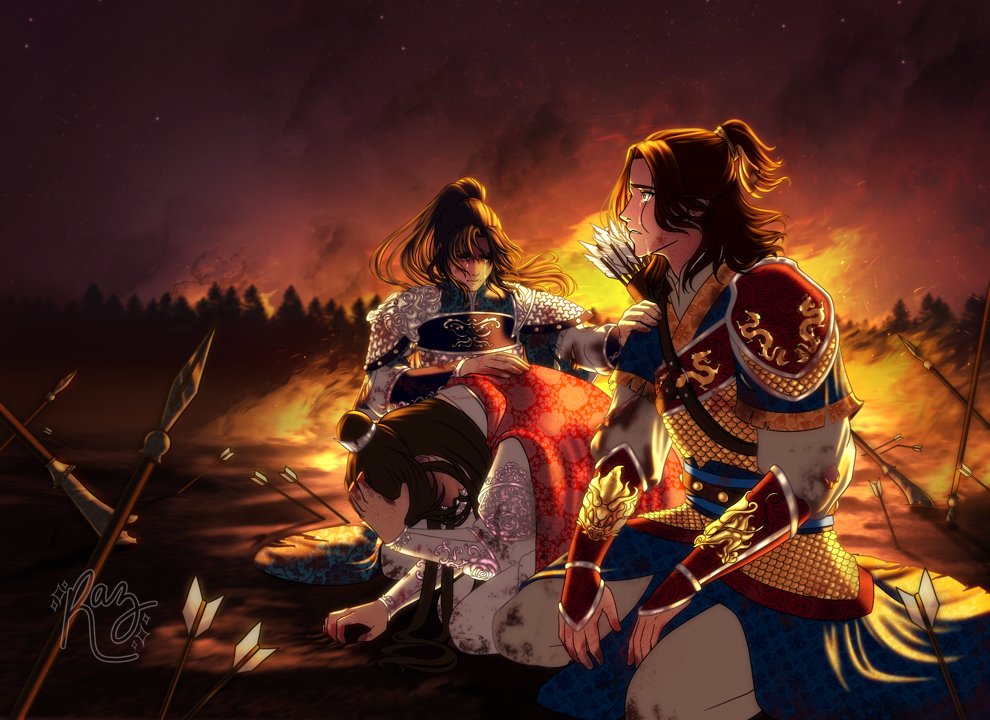
#> input picture CMYK_Images/XianleWar_RGB_CMYK_Adjusted.tiff, 990 x 720 px, given in place of XianleWar_RGB.png, which was not available; the run also reads 1 picture not shown here
$ python CMYKinator.py
#> lines starting #> are read from the running program, lines starting #| are printed output that depends on the picture; pictures that were not available may be replaced by others from this repository, and a replacement may not be noted
from PIL import Image, ImageEnhance, ImageFilter
import os

def main():
    """
    Main function that runs the program.
    """
    input_file = "XianleWar_RGB.png"
    watermark_path = "watermark.png"
    output_folder = "CMYK_Images"

    os.makedirs(output_folder, exist_ok=True)

    with Image.open(input_file) as image:
        # Resize image
#> image is the input picture: PIL image 990x720 CMYK; mean R, G, B 81, 43.7, 32.2
        resized_image = resize_img(image, height=720)

        # Add watermark before converting to CMYK
        watermarked_image = watermark(resized_image, watermark_path,transparency=50, position=(0, 0)) #adjust transparency and position

        # Convert image to CMYK
        cmyk_image = rgba_to_cmyk(watermarked_image)

        # Adjust CMYK channels (choose values from 0-255)
        cmyk_image = adjust_cyan(cmyk_image, adjustment_value=0)   # Adjust cyan
        cmyk_image = adjust_magenta(cmyk_image, adjustment_value=0)  # Adjust magenta
        cmyk_image = adjust_yellow(cmyk_image, adjustment_value=0)  # Adjust yellow
        cmyk_image = adjust_black(cmyk_image, adjustment_value=0)    # Adjust black

        # Save the adjusted image as TIFF in CMYK mode
        output_file = os.path.join(output_folder, f"{os.path.splitext(input_file)[0]}_CMYK_Adjusted.tiff")
        cmyk_image.save(output_file, mode="CMYK")
        cmyk_image.show()
        print(f"Image saved as {output_file}")

def watermark(image, watermark_path, transparency=128, position=(0, 0)):
    """
    Adds a watermark to the image with transparency and position options.
    Alpha channel for transparency adjustments.
    Pastes the watermark onto the original image.
    """
#> called with watermark_path = 'watermark.png', transparency = 50, position = (0, 0)
    with Image.open(watermark_path) as watermark:

        aspect_ratio = watermark.width / watermark.height
#> aspect_ratio = 1
        resize_height = int(image.height * 0.15)  # Resize watermark to 25% of image height
#> resize_height = 108
        resize_width = int(resize_height * aspect_ratio)
#> resize_width = 108
        watermark_resized = watermark.resize((resize_width, resize_height))

        # Watermark position (defaults to bottom-left)
        padding = 50
        x = position[0] if position[0] else padding
        y = position[1] if position[1] else image.height - watermark_resized.height - padding
#> y = 562

        if watermark_resized.mode != 'RGBA':
            watermark_resized = watermark_resized.convert("RGBA")

        watermark_data = watermark_resized.getdata()
        new_watermark_data = []
        for item in watermark_data:
            r, g, b, a = item
            a = int(a * (transparency / 150))  # Adjust transparency (0-255)
            new_watermark_data.append((r, g, b, a))
#> after the loop, new_watermark_data = 11664 items, first 6: (0, 0, 0, 0), (0, 0, 0, 0), (0, 0, 0, 0), (0, 0, 0, 0), (0, 0, 0, 0), (0, 0, 0, 0)
        watermark_resized.putdata(new_watermark_data)

        image.paste(watermark_resized, (x, y), mask=watermark_resized.getchannel('A'))

        return image

def rgba_to_cmyk(image):
    """
    Converts the image from RGBA to CMYK.
    """
    if image.mode != 'RGB':
        image = image.convert('RGB')

    cmyk_image = image.convert('CMYK')

    return cmyk_image

def adjust_cyan(cmyk_image, adjustment_value):
    """
    Adjust the Cyan channel in the CMYK image.
    Adjustment_value is a value between 0 and 255.
    """
#> called with adjustment_value = 0
    c, m, y, k = cmyk_image.split()
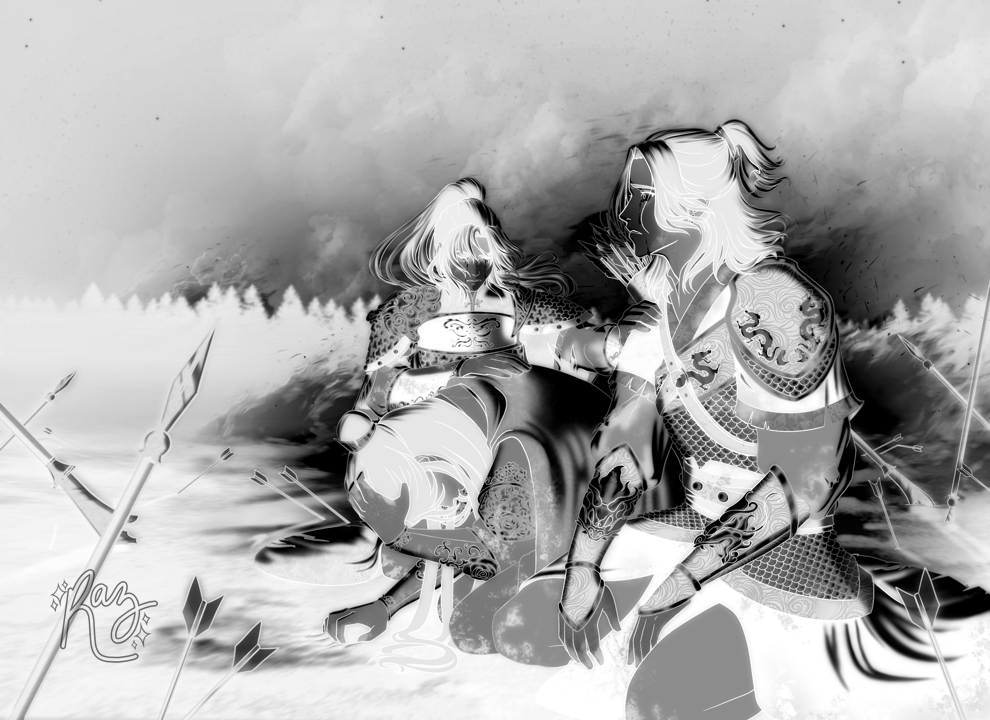
#> c: PIL image 990x720 L; min 0, max 255, mean 173.9
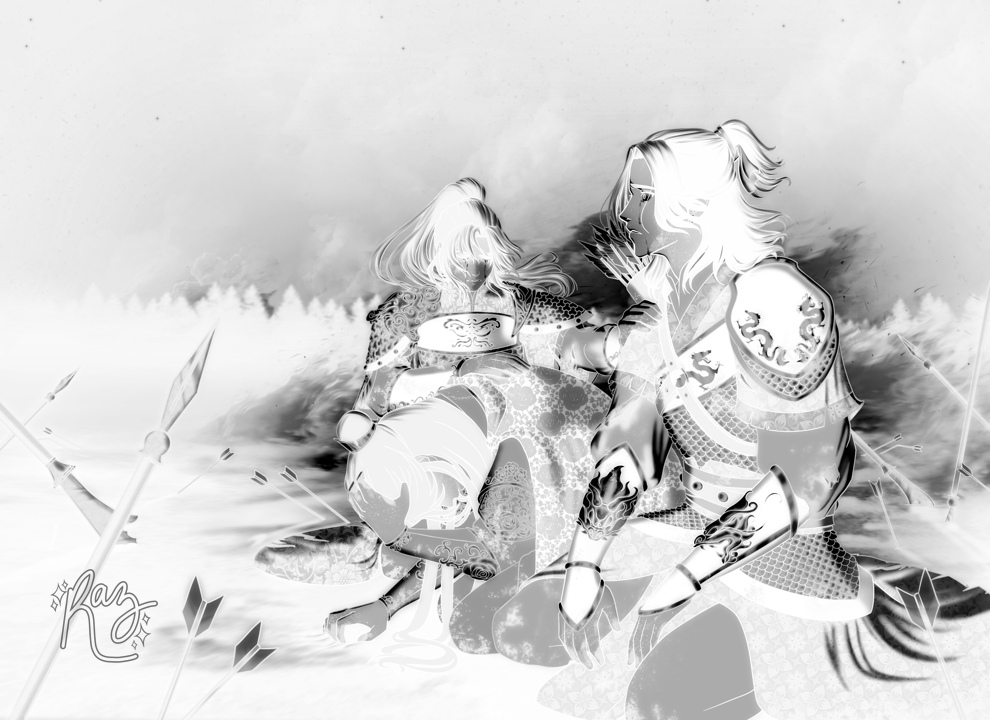
#> m: PIL image 990x720 L; min 0, max 255, mean 211.2
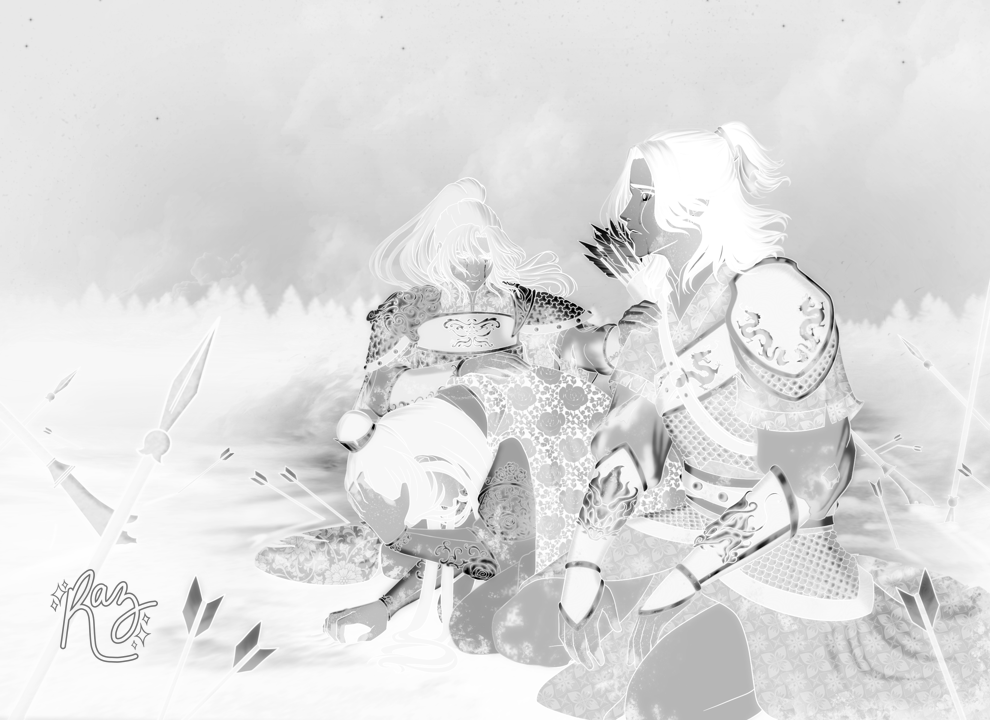
#> y: PIL image 990x720 L; min 0, max 255, mean 222.7
#> k: PIL image 990x720 L; every value is 0
    c = c.point(lambda i: i + adjustment_value)
    c = c.point(lambda i: max(min(i, 255), 0))

    return Image.merge("CMYK", (c, m, y, k))

def adjust_magenta(cmyk_image, adjustment_value):
    """
    Adjust the Magenta channel in the CMYK image.
    Adjustment_value is a value between 0 and 255.
    """
    c, m, y, k = cmyk_image.split()
    m = m.point(lambda i: i + adjustment_value)
    m = m.point(lambda i: max(min(i, 255), 0))

    return Image.merge("CMYK", (c, m, y, k))

def adjust_yellow(cmyk_image, adjustment_value):
    """
    Adjust the Yellow channel in the CMYK image.
    Adjustment_value is a value between 0 and 255.
    """
    c, m, y, k = cmyk_image.split()
    y = y.point(lambda i: i + adjustment_value)
    y = y.point(lambda i: max(min(i, 255), 0))

    return Image.merge("CMYK", (c, m, y, k))

def adjust_black(cmyk_image, adjustment_value):
    """
    Adjust the Black channel in the CMYK image.
    Adjustment_value is a value between 0 and 255.
    """
    c, m, y, k = cmyk_image.split()
    k = k.point(lambda i: i + adjustment_value)
    k = k.point(lambda i: max(min(i, 255), 0))

    return Image.merge("CMYK", (c, m, y, k))

def resize_img(img, height):
    """
    Resize the image while maintaining aspect ratio.
    """
    aspect_ratio = img.width / img.height
    resize_width = int(height * aspect_ratio)
    resized_img = img.resize((resize_width, height))

    return resized_img

if __name__ == "__main__":
    main()
